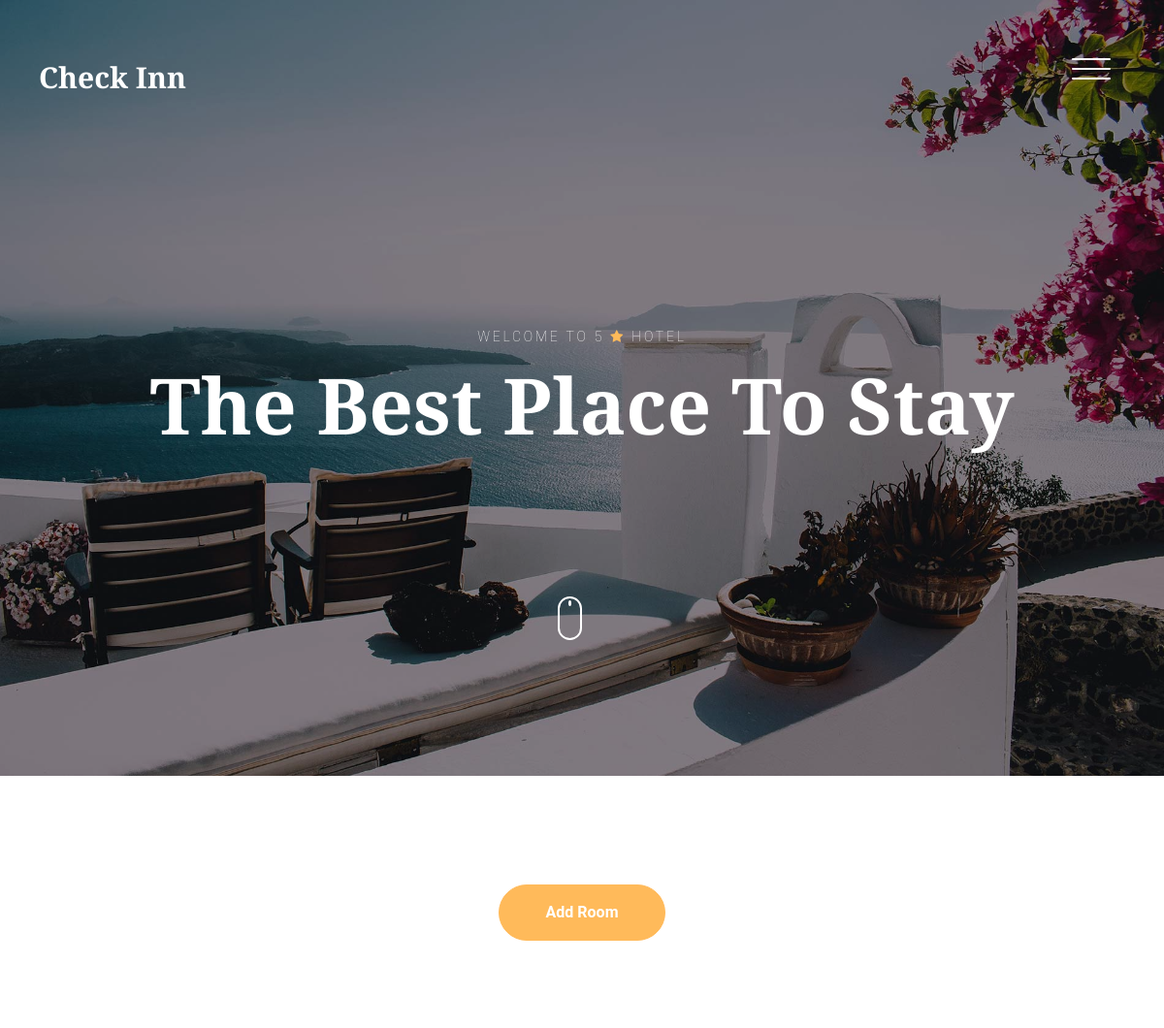
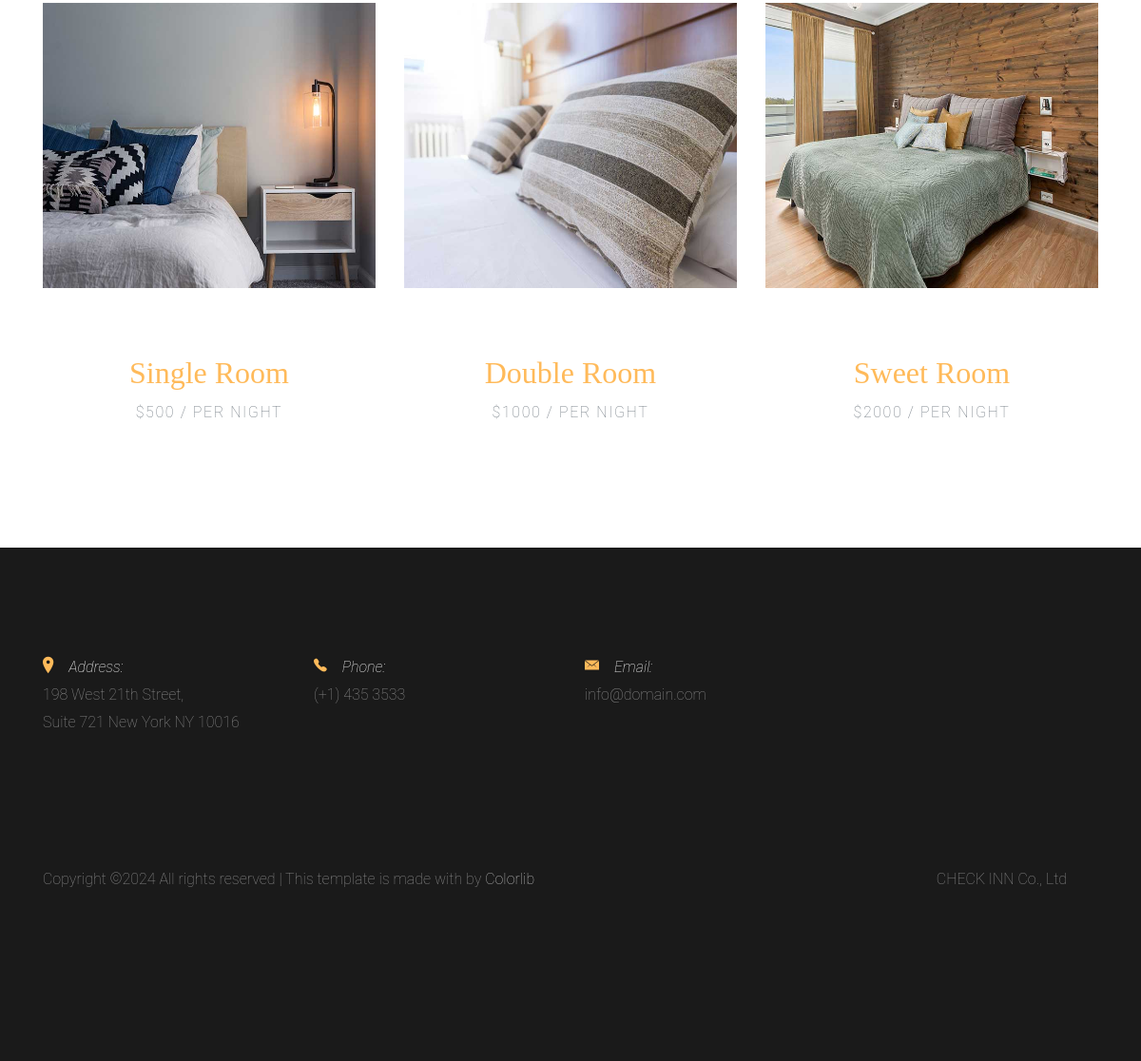
/CheckInn_Website/hotelOperator.php (signed in), run on the app's committed database (2 pictures, top to bottom).
### tables this page shows
CREATE TABLE `room` (
  `id` int(11) NOT NULL,
  `roomID` varchar(45) NOT NULL,
  `hotelID` varchar(45) NOT NULL,
  `roomType` varchar(45) NOT NULL,
  `price` int(11) NOT NULL,
  `noOfGuestCanStay` int(11) NOT NULL,
  `fileName` varchar(100) NOT NULL,
  `QR` varchar(500) NOT NULL
);

### CheckInn_Website/session.php (called while the page is built, shortened)
<?php
    function userData($con)
    {
        if(isset($_SESSION['email']))
        {
            $email = $_SESSION['email'];
            $query = "select * from users where email = '$email' limit 1";
            $result = mysqli_query($con, $query);
            if($result && mysqli_num_rows($result) > 0)
            {
                $userData = mysqli_fetch_assoc($result);
                return $userData;
            }
        }
        die;
    }
?>

### CheckInn_Website/hotelOperator.php (the view, shortened to what this page needs)
<?php
    include("dbConn.php");
    include("session.php");
    $userData = userData($db);
    $hotelID = $userData['hotelID'];
    $q = "select * from room where hotelID = '$hotelID'";
    $query = mysqli_query($db, $q);
?>
<!DOCTYPE HTML>
<html>
<head>
<link rel="stylesheet" href="css/bootstrap.min.css">
<link rel="stylesheet" href="css/animate.css">
<link rel="stylesheet" href="css/owl.carousel.min.css">
<link rel="stylesheet" href="css/aos.css">
<link rel="stylesheet" href="css/bootstrap-datepicker.css">
<link rel="stylesheet" href="css/jquery.timepicker.css">
<link rel="stylesheet" href="css/fancybox.min.css">
<link rel="stylesheet" href="fonts/ionicons/css/ionicons.min.css">
<link rel="stylesheet" href="fonts/fontawesome/css/font-awesome.min.css">
<link rel="stylesheet" href="css/style.css">
</head>
<body>
<header class="site-header js-site-header">
  <div class="container-fluid">
    <div class="row align-items-center">
      <div class="col-6 col-lg-4 site-logo" data-aos="fade"><a href="hotelOperator.php">Check Inn</a></div>
      <div class="col-6 col-lg-8">
        <div class="site-menu-toggle js-site-menu-toggle"  data-aos="fade">
          <span></span>
          <span></span>
          <span></span>
        </div>
      </div>
    </div>
  </div>
</header>
<section class="site-hero overlay" style="background-image: url(images/hero_4.jpg)" data-stellar-background-ratio="0.5">
  <div class="container">
    <div class="row site-hero-inner justify-content-center align-items-center">
      <div class="col-md-10 text-center" data-aos="fade-up">
        <span class="custom-caption text-uppercase text-white d-block  mb-3">Welcome To 5 <span class="fa fa-star text-primary"></span>   Hotel</span>
        <h1 class="heading">The Best Place To Stay</h1>
      </div>
    </div>
  </div>
  <a class="mouse smoothscroll" href="#next">
    <div class="mouse-icon">
      <span class="mouse-wheel"></span>
    </div>
  </a>
</section>
<section class="section">
  <div class="container" id="next">
    <div class="row justify-content-center text-center mb-5" data-aos="fade-up">
      <form action="" method="post">
        <div class="col-sm form-group">
            <input name="addRoom" type="submit" value="Add Room" class="btn btn-primary text-white py-3 px-5 font-weight-bold">
        </div>
      </form>
    </div>
    <div class="row">
    <?php
    while($data = mysqli_fetch_array($query))
    {
    ?>
        <div class="col-md-6 col-lg-4" data-aos="fade-up">
          <a href="updateRoom.php?roomID=<?php echo $data['roomID'];?>"><br>
                <img style="width: 400px; height:300px" class="img-fluid mb-3" alt="" src="images/<?php echo $data['fileName']; ?>">
            </a>
          <div class="p-3 text-center room-info">
            <h2>
                <a href="updateRoom.php?roomID=<?php echo $data['roomID'];?>"><br>
                    <?php echo $data['roomType']; ?> Room
                </a>
            </h2>
            <span class="text-uppercase letter-spacing-1">$<?php echo $data['price']; ?> / per night</span>
          </div>
      </div>
    <?php
    }
    ?>
    </div>
  </div>
</section>
<footer class="section footer-section">
      <div class="container">
        <div class="row mb-4">
          <div class="col-md-3 mb-5 pr-md-5 contact-info">
            <p><span class="d-block"><span class="ion-ios-location h5 mr-3 text-primary"></span>Address:</span> <span> 198 West 21th Street, <br> Suite 721 New York NY 10016</span></p>
          </div>
          <div class="col-md-3 mb-5 pr-md-5 contact-info">
              <p><span class="d-block"><span class="ion-ios-telephone h5 mr-3 text-primary"></span>Phone:</span> <span> (+1) 435 3533</span></p>
          </div>
          <div class="col-md-3 mb-5 pr-md-5 contact-info">
            <p><span class="d-block"><span class="ion-ios-email h5 mr-3 text-primary"></span>Email:</span> <span> info@domain.com</span></p>
          </div>
        </div>
        <div class="row pt-5">
          <p class="col-md-6 text-left">
            Copyright &copy; All rights reserved | This template is made with  by <a href="https://colorlib.com" target="_blank" >Colorlib</a>
          </p>
          <div class="col-md-6 mb-5 pr-md-5 text-right">
            <p>CHECK INN Co., Ltd</p>
          </div>
        </div>
      </div>
    </footer>
</body>
</html>

### adminPage/css/style.css (style rules this page uses)
body { background: #fff; font-family: "Roboto", arial, sans-serif; font-weight: 200; font-size: 16px; line-height: 1.8; color: #6c757d; position: relative; }
a { -webkit-transition: .3s all ease; -o-transition: .3s all ease; transition: .3s all ease; text-decoration: none; }
h1, h2, h3, h4, h5 { color: #000; font-family: "Playfair Display", times, serif; }
.container-fluid { max-width: 1600px; }
.btn { padding-left: 30px; padding-right: 30px; padding-top: 10px; padding-bottom: 10px; border-radius: 50px; }
.btn, .form-control { outline: none; -webkit-box-shadow: none !important; box-shadow: none !important; }
.site-header { position: fixed; top: 0; width: 100%; padding: 60px 0; z-index: 2; -webkit-transition: .3s all ease-in-out; -o-transition: .3s all ease-in-out; transition: .3s all ease-in-out; }
.site-logo { padding-left: 40px; }
.site-logo a { font-size: 30px; color: #fff; font-weight: bold; line-height: 1; font-family: "Playfair Display", times, serif; }
.site-hero { background-size: cover; height: 100vh; min-height: 700px; width: 100%; position: relative; }
.site-hero .heading { font-family: "Playfair Display", times, serif; font-weight: bold; }
.site-hero.overlay:before { background: rgba(0, 0, 0, 0.45); content: ""; position: absolute; height: 100vh; min-height: 700px; top: 0; left: 0; bottom: 0; right: 0; }
.site-hero-inner { height: 100vh; min-height: 700px; }
.site-hero-inner .heading { font-size: 80px; font-family: "Playfair Display", times, serif; color: #fff; line-height: 1; font-weight: bold; }
.site-menu-toggle { top: 0; float: right; width: 40px; height: 45px; position: relative; margin: 0px auto; z-index: 200; -webkit-transform: rotate(0deg); -moz-transform: rotate(0deg); -o-transform: rotate(0deg); -ms-transform: rotate(0deg); transform: rotate(0deg); -webkit-transition: .5s ease-in-out; -moz-transition: .5s ease-in-out; -o-transition: .5s ease-in-out; transition: .5s ease-in-out; cursor: pointer; margin-right: 40px; }
.site-menu-toggle span { display: block; position: absolute; height: 2px; width: 100%; background: #fff; border-radius: 9px; opacity: 1; left: 0; -webkit-transform: rotate(0deg); -moz-transform: rotate(0deg); -o-transform: rotate(0deg); -ms-transform: rotate(0deg); transform: rotate(0deg); -webkit-transition: .25s ease-in-out; -moz-transition: .25s ease-in-out; -o-transition: .25s ease-in-out; transition: .25s ease-in-out; }
.site-menu-toggle span:nth-child(1) { top: 0px; }
.site-menu-toggle span:nth-child(2) { top: 10px; }
.site-menu-toggle span:nth-child(3) { top: 20px; }
.section { padding: 7em 0; }
.heading-serif, .heading, .testimonial-section .heading, .slider-section .heading, .blog-post-entry .heading { font-size: 60px; font-family: "Playfair Display", times, serif; font-weight: 700; }
.footer-section { background: #1a1a1a; color: #fff; }
.footer-section a { color: rgba(255, 255, 255, 0.7); }
.footer-section p { color: rgba(255, 255, 255, 0.5); }
.footer-section .contact-info span.d-block { font-style: italic; color: #fff; }
.mouse { width: 100px; display: inline-block; position: absolute; left: 50%; bottom: 140px; z-index: 1; -webkit-transform: translateX(-25%); -ms-transform: translateX(-25%); transform: translateX(-25%); }
.mouse-icon { width: 25px; height: 45px; border: 2px solid white; border-radius: 15px; cursor: pointer; position: relative; text-align: center; }
.mouse-wheel { height: 6px; margin: 2px auto 0; display: block; width: 3px; background-color: white; border-radius: 50%; -webkit-animation: 1.6s ease infinite wheel-up-down; -moz-animation: 1.6s ease infinite wheel-up-down; animation: 1.6s ease infinite wheel-up-down; }
.letter-spacing-1 { letter-spacing: .1em; }
.custom-caption { font-size: 14px; letter-spacing: .2em; }

### data on the page
room: fileName (picture), roomType "Single", price "500"
room: fileName (picture), roomType "Double", price "1000"
room: fileName (picture), roomType "Sweet", price "2000"
